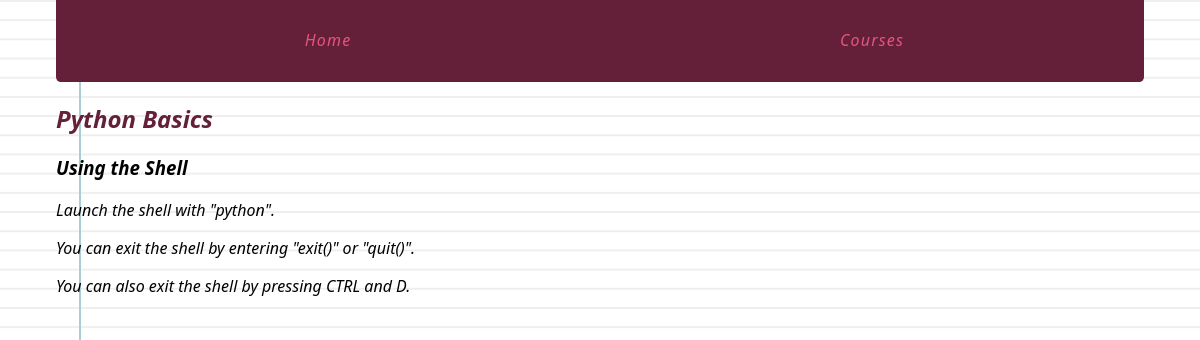
Page /courses/1/2/ on the committed database.
### courses/models.py (models this page shows, shortened)
class Step(models.Model):
    title = models.CharField(max_length=255)
    description = models.TextField()
    content = models.TextField(blank=True, default='')
    order = models.IntegerField(default=0)
    course = models.ForeignKey(Course)
    class Meta:
        ordering = ['order',]

class Course(models.Model):
    created_at = models.DateTimeField(auto_now_add=True)
    title = models.CharField(max_length=255)
    description = models.TextField()

### courses/views.py (the view)
# urls.py: url(r'(?P<course_pk>\d+)/(?P<step_pk>\d+)/$', views.step_detail, name='step'),
def step_detail(request, course_pk, step_pk):
    step = get_object_or_404(Step, course_id=course_pk, pk=step_pk)
    return render(request, 'courses/step_detail.html', {'step': step})

### courses/templates/courses/step_detail.html (shortened to what this page needs)
{% extends "layout.html" %}
{% block content %}
<article>
    <h2><a href="{% url 'courses:detail' pk=step.course.pk %}">{{ step.course.title }}</a></h2>
    <h3>{{ step.title }}</h3>
    {{ step.content|linebreaks }}
</article>
{% endblock %}

### assets/css/layout.css (style rules this page uses)
html { box-sizing: border-box; }
*, *::after, *::before { box-sizing: inherit; }
body { background-color: #fff; background-image: linear-gradient(90deg, transparent 79px, #abced4 79px, #abced4 81px, transparent 81px), linear-gradient(#eee .1em, transparent .1em); background-size: 100% 1.2em; margin: 0; font-style: italic; font-family: 'Segoe UI'; }
h1, h2 { font-weight: 600; }
article h2 a, article h3 a { color: #642039; text-decoration: none; }

### rows in the picture
Step: course "Python Basics", title "Using the Shell", content "Launch the shell with \"python\". You can exit the shell by entering \"exit()\" or \"quit()\". You can also exit the shell by pressing CTRL and D."
